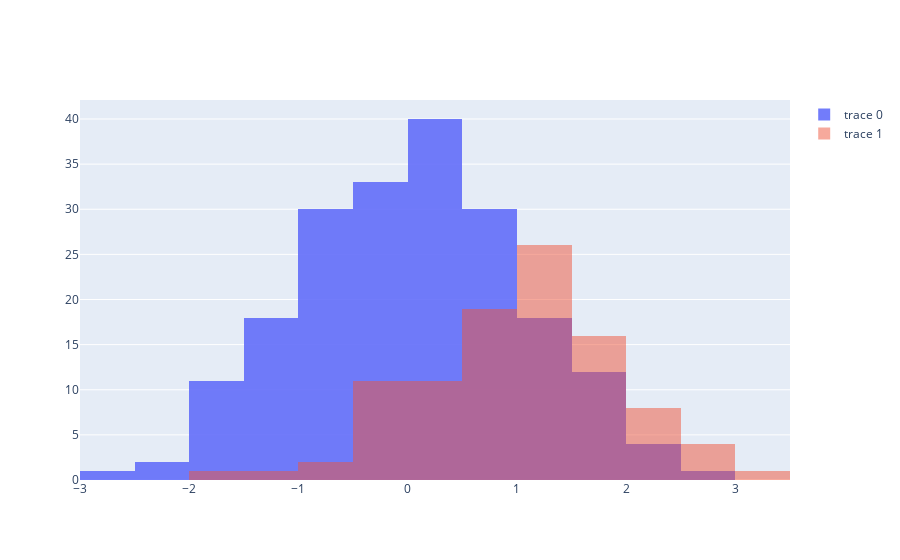

Write notebook code for a chart like this one.
### Markdown cell above
#### Plot the histograms

### Code cell
fig = go.Figure(data=data, 
                layout=layout)

offline.iplot(fig)
